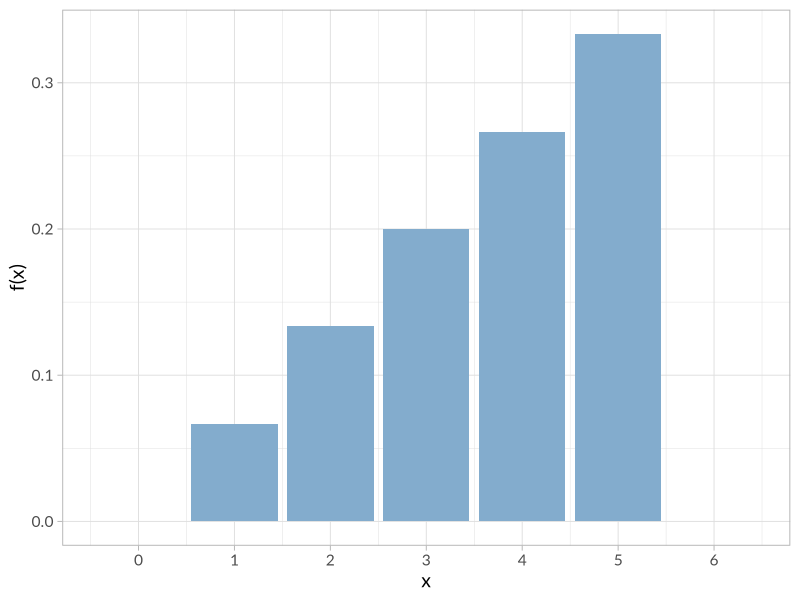
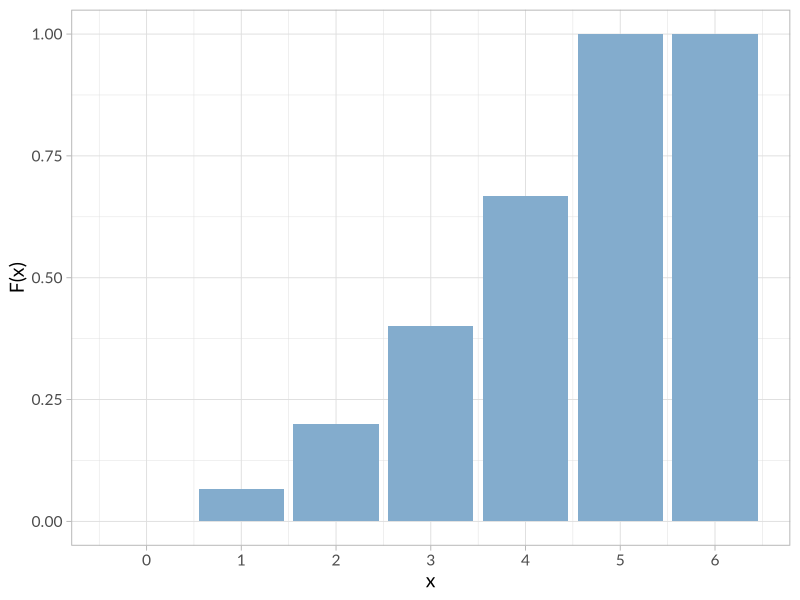
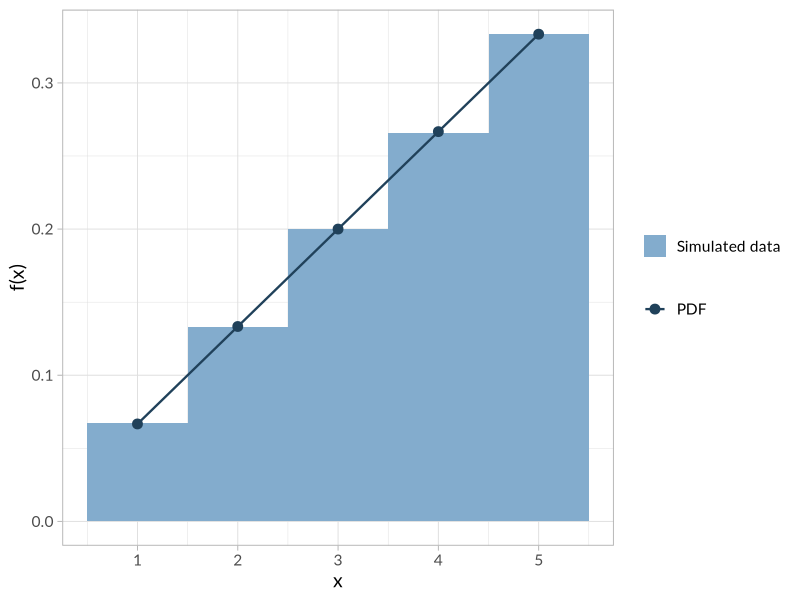
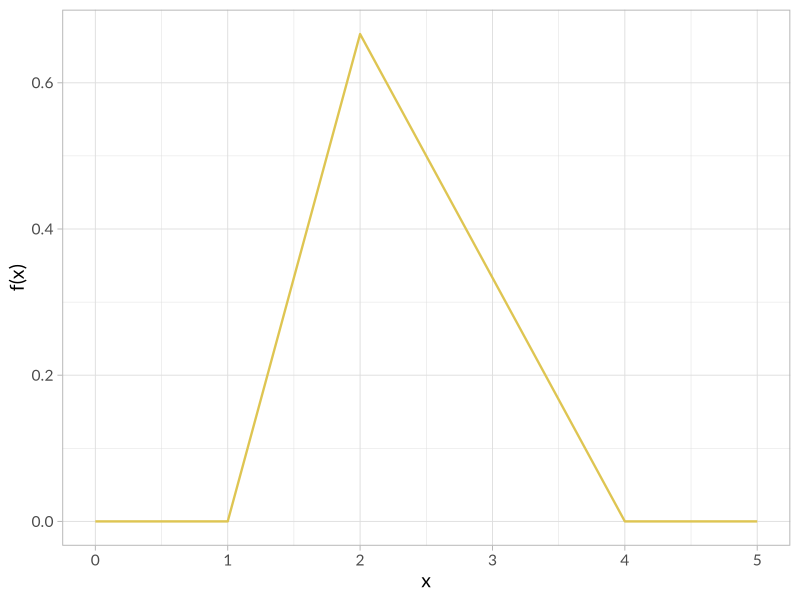

Reproduce these figures in R, in order.
## ---- chunk 1
knitr::opts_chunk$set(dev = "svg")
## ---- chunk 2
# probability density function
dunif5 <- function(x) {
    ifelse(x %in% 1:5, x / 15, 0)
}

# cumulative distribution function
punif5 <- function(x) {
    ifelse(x > 4, 1, ifelse(x < 1, 0, x * (x + 1) / 30))
}
## ---- chunk 3
# import ggplot and choose font and palette
library(ggplot2)
theme_set(theme_light(base_size = 14, base_family = "Lato"))
my_pal <- c("#83accd", "#20415a", "#dec552", "#7b6220")
## ---- chunk 4
x <- 0:6
# plot the pdf
ggplot() +
    geom_col(aes(x = x, y = dunif5(x)), fill = my_pal[1]) +
    scale_x_continuous(breaks = x) +
    labs(x = "x", y = "f(x)")
## ---- chunk 5
# plot the cdf
ggplot() +
    geom_col(aes(x = x, y = punif5(x)), fill = my_pal[1]) +
    scale_x_continuous(breaks = x) +
    labs(x = "x", y = "F(x)")
## ---- chunk 6
x <- 1:5
fx <- dunif5(x)
cat("Mean =", mu <- sum(x * fx))
cat("Variance =", sum((x - mu)^2 * fx))
## ---- chunk 7
cat("E[k(6 - k)] =", sum(x * (6 - x) * fx))
## ---- chunk 8
# n = number of samples
runif5 <- function(n) {
    x <- 1:5
    sapply(runif(n), function(r) x[which(punif5(x) > r)[1]])
}
## ---- chunk 9
sample <- runif5(1e5)
x <- 1:5
fx <- dunif5(x)
ggplot() +
    geom_histogram(aes(x = sample,
                       y = after_stat(count / sum(count)),
                       fill = "hist"),
                   binwidth = 1) +
    geom_point(aes(x = x, y = fx, colour = "pdf"), size = 3) +
    geom_line(aes(x = x, y = fx, colour = "pdf"), linewidth = 0.8) +
    scale_fill_manual(values = my_pal[1], labels = "Simulated data") +
    scale_colour_manual(values = my_pal[2], labels = "PDF") +
    labs(x = "x", y = "f(x)", colour = NULL, fill = NULL)
## ---- chunk 10
dtriang <- function(x, a, c, b) {
    ifelse(a <= x & x < c,
           2 * (x - a) / ((b - a) * (c - a)),
           ifelse(c <= x & x <= b,
                  2 * (b - x) / ((b - a) * (b - c)),
                  0))
}
## ---- chunk 11
x <- seq(0, 5, by = 0.01)
fx <- dtriang(x, 1, 2, 4)

ggplot() +
    geom_line(aes(x = x, y = fx), colour = my_pal[3], linewidth = 0.8) +
    labs(x = "x", y = "f(x)")
